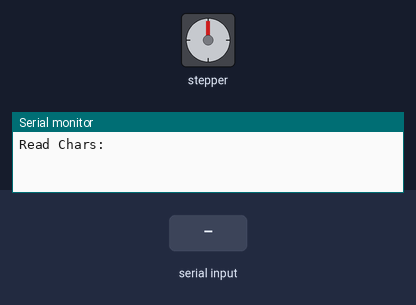
Recording of a sketch running on a simulated Arduino Uno, built with avr-gcc and run on an emulated ATmega328P. Parts: stepper motor, the last lines printed to the serial monitor. Wiring (inferred from the names in the program): stepper motor (2048 steps per turn assumed): coils pin 2, pin 3, pin 4, pin 5. Inputs (shaded band) come from the test bench.

Above: at 1.2 s.
1.3 s: "90,45\n" received over Serial
At 2.6 s:
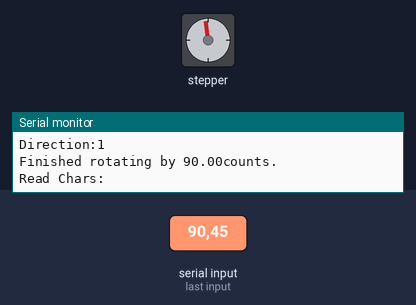
2.9 s: "0\n" received over Serial
At 10.5 s:
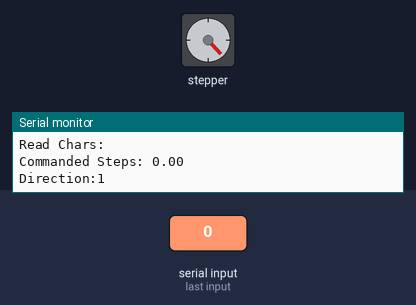
Timing chart, 0 to 67.4 s (numbered marks = the images above; inputs shaded):
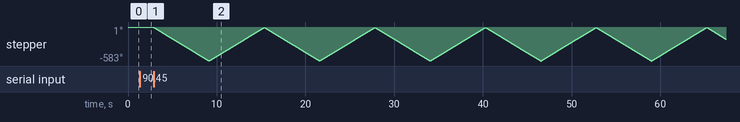

The sketch:

Lab4.ino
```cpp
#define IN1 2
#define IN2 3
#define IN3 4
#define IN4 5
int Steps = 0;
boolean Direction;
float commandedSteps;

bool toggle = true;

bool initialToggle = false;

void setup()
{
  Serial.begin(9600);
  pinMode(IN1, OUTPUT);
  pinMode(IN2, OUTPUT);
  pinMode(IN3, OUTPUT);
  pinMode(IN4, OUTPUT);
}

void loop()
{
  if (toggle)
  {
    char serialArray[32];
    bool newData = false;
    static byte ndx = 0;
    char endMarker = '\n';
    char rc;

    Serial.print("Read Chars:");
    while (newData == false)
    {
      if (Serial.available() > 0)
      {
        rc = Serial.read();


        if (rc != endMarker)
        {
          serialArray[ndx] = rc;
          ndx++;
          if (ndx >= 32)
          {
            ndx = 32 - 1;
          }
        }
        else
        {
          serialArray[ndx] = '\0'; // terminate the string
          ndx = 0;
          newData = true;
        }
      }
    }

    while(Serial.available())
    {
      Serial.read();
    }

    commandedSteps = atof(serialArray);
    Serial.print("\nCommanded Steps: ");
    Serial.print(commandedSteps);

    Direction = commandedSteps >= 0 ? true : false;
    Serial.print("\nDirection:");
    Serial.println(Direction);
    toggle = false;
  }
  else
  {

    if (commandedSteps != 0)
    {
      for (int i = 0; i < abs(commandedSteps); i++)
      {
        // stepperFULL(1);
        stepperHALF(1);
        delayMicroseconds(1500); // delay between steps
      }
      Serial.print("Finished rotating by ");
      Serial.print(commandedSteps);
      Serial.print("counts.\n");
      toggle = true;
    }
    else
    {
      for (int i = 0; i < 4096; i++) // given from the template code
      {
        stepperFULL(1);
        delayMicroseconds(1500); // delay between steps
      }
      Direction = !Direction; // after 4096 steps, change direction
    }
  }
}

void stepperFULL(int xw)
{
  for (int x = 0; x < xw; x++)
  {
    switch (Steps)
    {
      case 0:
        digitalWrite(IN1, LOW);
        digitalWrite(IN2, LOW);
        digitalWrite(IN3, LOW);
        digitalWrite(IN4, HIGH);
        break;
      case 1:
        digitalWrite(IN1, LOW);
        digitalWrite(IN2, LOW);
        digitalWrite(IN3, HIGH);
        digitalWrite(IN4, LOW);
        break;
      case 2:
        digitalWrite(IN1, LOW);
        digitalWrite(IN2, HIGH);
        digitalWrite(IN3, LOW);
        digitalWrite(IN4, LOW);
        break;
      case 3:
        digitalWrite(IN1, HIGH);
        digitalWrite(IN2, LOW);
        digitalWrite(IN3, LOW);
        digitalWrite(IN4, LOW);
        break;
      default:
        digitalWrite(IN1, LOW);
        digitalWrite(IN2, LOW);
        digitalWrite(IN3, LOW);
        digitalWrite(IN4, LOW);
        break;
    }
    SetDirectionFULL();
  }
} // END StepperFull()

void SetDirectionFULL()
{
  if (Direction == 1)
  {
    Steps++;
  }
  if (Direction == 0)
  {
    Steps--;
  }
  if (Steps > 4)
  {
    Steps = 0;
  }
  if (Steps < 0)
  {
    Steps = 4;
  }
}

/* FILL OUT YOUR CODE HERE FOR HALF STEPS!!*/

void stepperHALF(int xw)
{
  for (int x = 0; x < xw; x++)
  {
    switch (Steps)
    {
      case 0:
        digitalWrite(IN1, HIGH);
        digitalWrite(IN2, LOW);
        digitalWrite(IN3, LOW);
        digitalWrite(IN4, HIGH);
        break;
      case 1:
        digitalWrite(IN1, LOW);
        digitalWrite(IN2, LOW);
        digitalWrite(IN3, LOW);
        digitalWrite(IN4, HIGH);
        break;
      case 2:
        digitalWrite(IN1, LOW);
        digitalWrite(IN2, LOW);
        digitalWrite(IN3, HIGH);
        digitalWrite(IN4, HIGH);
        break;
      case 3:
        digitalWrite(IN1, LOW);
        digitalWrite(IN2, LOW);
        digitalWrite(IN3, HIGH);
        digitalWrite(IN4, LOW);
        break;
      case 4:
        digitalWrite(IN1, LOW);
        digitalWrite(IN2, HIGH);
        digitalWrite(IN3, HIGH);
        digitalWrite(IN4, LOW);
        break;
      case 5:
        digitalWrite(IN1, LOW);
        digitalWrite(IN2, HIGH);
        digitalWrite(IN3, LOW);
        digitalWrite(IN4, LOW);
        break;
      case 6:
        digitalWrite(IN1, HIGH);
        digitalWrite(IN2, HIGH);
        digitalWrite(IN3, LOW);
        digitalWrite(IN4, LOW);
        break;
      case 7:
        digitalWrite(IN1, HIGH);
        digitalWrite(IN2, LOW);
        digitalWrite(IN3, LOW);
        digitalWrite(IN4, LOW);
        break;
      default:
        digitalWrite(IN1, LOW);
        digitalWrite(IN2, LOW);
        digitalWrite(IN3, LOW);
        digitalWrite(IN4, LOW);
        break;
    }
    SetDirection();
  }
}
void SetDirection()
{
  if (Direction == 1)
  {
    Steps++;
  }
  else
  {
    Steps--;
  }

  if (Steps > 7)
  {
    Steps = 0;
  }
  if (Steps < 0)
  {
    Steps = 7;
  }
}
```

Measured:
- after the input at 2.9 s, stepper: turns 576° counter-clockwise in 6.2 s, then 575° clockwise in 6.2 s, repeating every 12.5 s
